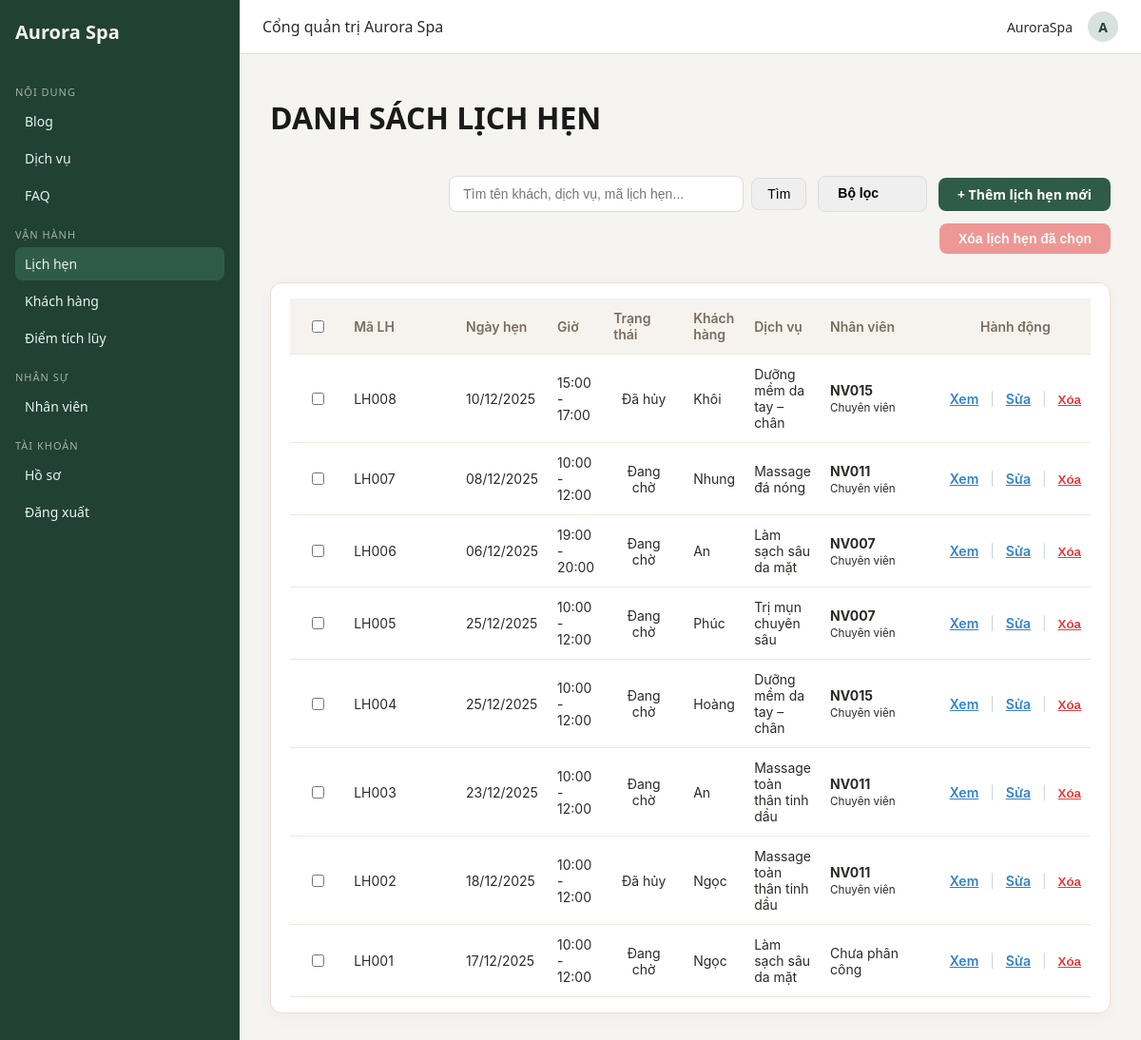
The page /staff/appointments/ (signed in) on the database its author committed.
### aurora/models.py (models this page shows, shortened)
class LichHen(models.Model):
    TRANG_THAI_CHOICES = [
        ('Đang chờ', 'Đang chờ'),
        ('Đang thực hiện', 'Đang thực hiện'),
        ('Hoàn thành', 'Hoàn thành'),
        ('Đã hủy', 'Đã hủy'),
    ]
    MaLichHen = models.CharField(
        max_length=5,
        primary_key=True,
        validators=[MinLengthValidator(5)],
        help_text="Mã định danh duy nhất cho từng lịch hẹn (LH001, LH002,...)"
    )
    HoTen = models.CharField("Họ và tên", max_length=100,null=True, blank=True)
    Email = models.EmailField("Email",null=True, blank=True)
    DienThoai = models.CharField("SĐT di động", max_length=15,null=True, blank=True)
    DanhMucDichVu = models.ForeignKey('DanhMucDichVu', on_delete=models.PROTECT, null=True, blank=True)
    DichVu = models.ForeignKey('DichVu', on_delete=models.PROTECT, related_name='lichhen_dichvu', null=True,
    blank=True)
    NgayHen = models.DateField("Ngày đặt")
    KhungGio = models.ForeignKey('KhungGio', on_delete=models.PROTECT, related_name='lichhen_khunggio', null=True, blank=True)
    NhanVienThucHien = models.ForeignKey(
        'NhanVien',
        on_delete=models.SET_NULL,
        null=True,
        blank=True,
        related_name='lichhen_thuchien',
        verbose_name="Nhân viên thực hiện"
    )
    MaGiamGia = models.CharField("Mã giảm giá", max_length=20, blank=True, null=True)
    TrangThai = models.CharField("Trạng thái", max_length=25, choices=TRANG_THAI_CHOICES, default='Đang chờ')
    LyDo = models.CharField("Lý Do", max_length=255, blank=True, null=True)
    user = models.ForeignKey(
        User,
        on_delete=models.CASCADE,  # nếu xóa user thì xóa luôn lịch hẹn của họ
        related_name='KhachHang_LichHen',
        null=True,
        blank=True
    )
    class Meta:
        db_table = 'LichHen'
        verbose_name = 'Lịch Hẹn'
        verbose_name_plural = 'Lịch Hẹn'

class KhungGio(models.Model):
    MaKhungGio = models.CharField(
        max_length=5,
        primary_key=True,
        validators=[MinLengthValidator(5)],
        help_text="Mã định danh duy nhất cho khung giờ (VD: KG001, KG002, ...)"
    )
    GioBatDau = models.TimeField(
        null=False,
        help_text="Giờ bắt đầu khung giờ (HH:MM:SS)"
    )
    GioKetThuc = models.TimeField(
        null=False,
        help_text="Giờ kết thúc khung giờ (HH:MM:SS)"
    )
    class Meta:
        db_table = 'KhungGio'
        ordering = ['GioBatDau']
    def __str__(self):
        return f"{self.GioBatDau.strftime('%H:%M')} - {self.GioKetThuc.strftime('%H:%M')}"

class DichVu(models.Model):
    MaDichVu = models.CharField(
        max_length=5,
        primary_key=True,
        validators=[MinLengthValidator(5)],
        help_text="Mã định danh duy nhất cho từng dịch vụ (VD: DV001, DV002, ...)"
    )
    MaDanhMuc = models.ForeignKey(
        DanhMucDichVu,
        on_delete=models.CASCADE,
        db_column='MaDanhMuc',
        help_text="Khóa ngoại liên kết đến bảng DanhMucDichVu (MaDanhMuc)"
    )
    TenDichVu = models.CharField(
        max_length=200,
        null=False,
        help_text="Tên dịch vụ Spa (VD: 'Massage đá nóng', 'Trị mụn chuyên sâu')"
    )
    GiaTien = models.DecimalField(
        max_digits=12,
        decimal_places=0,
        help_text="Giá tiền dịch vụ (VNĐ)",
        default=0
    )
    MoTa = RichTextField()
    TrangThaiHienThi = models.BooleanField(
        default=True,
        help_text="Trạng thái hiển thị dịch vụ (1 = đang kinh doanh, 0 = tạm ẩn)"
    )
    HinhAnh = models.ImageField(upload_to='dichvu/', blank=True, null=True)
    class Meta:
        db_table = 'DichVu'
        verbose_name = 'Dịch Vụ'
        verbose_name_plural = 'Dịch Vụ'

class NhanVien(models.Model):
    ROLE_CHOICES = [
        ('MANAGER', 'Quản lý'),
        ('CONTENT', 'Nhân viên nội dung'),
        ('RECEPTION', 'Nhân viên lễ tân'),
        ('STAFF', 'Chuyên viên'),
    ]
    NHOM_CHUYEN_VIEN_CHOICES = [
        ('DA_MAT', 'Chăm sóc da mặt'),
        ('MASSAGE', 'Massage thư giãn'),
        ('NAIL', 'Chăm sóc tay và chân'),
        ('TOAN_THAN', 'Liệu trình làm đẹp toàn thân'),
    ]
    NhomChuyenVien = models.CharField(
        max_length=20,
        choices=NHOM_CHUYEN_VIEN_CHOICES,
        blank=True,
        null=True,
        help_text="Nhóm chuyên môn của chuyên viên"
    )
    VaiTro = models.CharField(max_length=20, choices=ROLE_CHOICES, default='RECEPTION')
    user = models.OneToOneField(User, on_delete=models.CASCADE, null=True, blank=True)
    MaNhanVien = models.CharField(max_length=5, primary_key=True, blank=True)
    NgayVaoLam = models.DateField(auto_now_add=True)
    is_online = models.BooleanField(default=False)
    class Meta:
        db_table = 'NhanVien'
        verbose_name = 'Nhân Viên'
        verbose_name_plural = 'Nhân Viên'

### staffpanel/views.py (the view, shortened to what this page needs)
# urls.py: path('appointments/', views.staff_appointment_list, name='staff_appointment_list'),
@reception_required
def staff_appointment_list(request):
    ngay = request.GET.get('ngay')
    trang_thai = request.GET.get('trang_thai', '')
    dich_vu = request.GET.get('dich_vu', '')
    q = request.GET.get('q', '').strip()
    lich_hen = LichHen.objects.select_related(
        'DichVu', 'DanhMucDichVu', 'NhanVienThucHien__user'  # ← thêm để lấy tên nhân viên nhanh
    ).order_by('-MaLichHen')
    if ngay:
        lich_hen = lich_hen.filter(NgayHen=ngay)
    if trang_thai:
        lich_hen = lich_hen.filter(TrangThai=trang_thai)
    if dich_vu:
        lich_hen = lich_hen.filter(DichVu_id=dich_vu)
    context = {
        'lich_hen': lich_hen,
        'form': LichHenForm(),
        'dich_vu_list': DichVu.objects.all(),
        'q': q,
    }
    return render(request, 'staffpanel/appointment_list.html', context)

### staffpanel/templates/staffpanel/appointment_list.html (shortened to what this page needs)
{% extends "staffpanel/base.html" %}
{% block nav_appointment %}active{% endblock %}
{% block content %}
<div class="page-header">
    <h1 class="page-title">DANH SÁCH LỊCH HẸN</h1>
</div>
<div style="margin-bottom:30px; display:flex; justify-content:flex-end; align-items:center; flex-wrap:wrap; gap:12px;">
    <div style="display:flex; align-items:center; gap:12px;">
        <form method="get" style="display:flex; gap:8px; align-items:center;">
            <input type="text" name="q" value="{{ request.GET.q|default:'' }}"
                   placeholder="Tìm tên khách, dịch vụ, mã lịch hẹn..."
                   class="form-control"
                   style="min-width:280px; padding:10px 14px; border-radius:8px; border:1px solid #ddd; font-size:14px;">
            <button type="submit" class="btn btn-outline-secondary"
                    style="padding:8px 16px; border-radius:8px; border:1px solid #ddd;">
                Tìm
            </button>
        </form>
        <button type="button" id="filter-btn" class="btn btn-outline-secondary"
                style="padding:8px 20px; border-radius:8px; font-weight:600; white-space:nowrap; border:1px solid #ddd;">
            Bộ lọc
        </button>
    </div>
    <a href="{% url 'staff_appointment_create' %}" class="btn btn-primary"
       style="padding:8px 20px; border-radius:8px; font-weight:600; white-space:nowrap;text-decoration: none;">
        + Thêm lịch hẹn mới
    </a>
    {% if request.user.is_superuser or request.user.nhanvien.VaiTro == "MANAGER" %}
    <form method="post" action="{% url 'staff_appointment_bulk_delete' %}" id="bulk-delete-form" style="margin:0;">
        <button type="submit" class="btn btn-danger"
                style="background:#e53e3e;color:white;border:none;padding:8px 20px;border-radius:8px;font-weight:600;
                       opacity:0.5;cursor:not-allowed; white-space:nowrap;"
                id="bulk-delete-btn" disabled>
        </button>
    </form>
    {% endif %}
</div>
<div class="card">
    <div class="table-responsive">
        <table class="table table-hover" style="margin-bottom:0;">
            <thead style="background:#f8f9fa;">
                <tr>
                    {% if request.user.is_superuser or request.user.nhanvien.VaiTro == "MANAGER" %}
                    <th style="width:50px;"><input type="checkbox" id="select-all" class="form-check-input"></th>
                    {% else %}<th style="width:50px;"></th>{% endif %}
                    <th style="width:120px;">Mã LH</th>
                    <th>Ngày hẹn</th>
                    <th>Giờ</th>
                    <th>Trạng thái</th>
                    <th>Khách hàng</th>
                    <th>Dịch vụ</th>
                    <th style="width:130px;">Nhân viên</th>
                    <th style="width:160px; text-align:center;">Hành động</th>
                </tr>
            </thead>
            <tbody>
                {% for lh in lich_hen %}
                <tr data-id="{{ lh.MaLichHen }}">
                    {% if request.user.is_superuser or request.user.nhanvien.VaiTro == "MANAGER" %}
                    <td><input type="checkbox" name="ids" value="{{ lh.MaLichHen }}" class="form-check-input appointment-checkbox" form="bulk-delete-form"></td>
                    {% else %}<td></td>{% endif %}
                    <td>{{ lh.MaLichHen }}</td>
                    <td>{{ lh.NgayHen|date:"d/m/Y" }}</td>
                    <td>{{ lh.KhungGio }}</td>
                    <td>
                        {% if lh.TrangThai == "Đang chờ" %}<span class="badge bg-warning text-dark">Đang chờ</span>
                        {% elif lh.TrangThai == "Đang thực hiện" %}<span class="badge bg-primary">Đang thực hiện</span>
                        {% elif lh.TrangThai == "Hoàn thành" %}<span class="badge bg-success">Hoàn thành</span>
                        {% elif lh.TrangThai == "Đã hủy" %}<span class="badge bg-danger">Đã hủy</span>
                        {% else %}<span class="badge bg-light text-dark">{{ lh.TrangThai }}</span>{% endif %}
                    </td>
                    <td>{{ lh.HoTen|default:"-" }}</td>
                    <td>{{ lh.DichVu.TenDichVu|default:"-" }}</td>
                    <td>
                        {% if lh.NhanVienThucHien %}
                            <strong>{{ lh.NhanVienThucHien.MaNhanVien }}</strong><br>
                            <small class="text-muted">{{ lh.NhanVienThucHien.user.get_full_name|default:"Chuyên viên" }}</small>
                        {% else %}
                            <span class="text-danger">Chưa phân công</span>
                        {% endif %}
                    </td>
                    <td style="text-align:center; white-space:nowrap;">
                        <a href="{% url 'staff_appointment_detail' lh.MaLichHen %}" style="color:#3182ce;font-weight:600;text-decoration:underline;">Xem</a>
                        <span style="color:#cbd5e0;margin:0 8px;">|</span>
                        <a href="{% url 'staff_appointment_edit' lh.MaLichHen %}" style="color:#3182ce;font-weight:600;text-decoration:underline;">Sửa</a>
                        {% if request.user.is_superuser or request.user.nhanvien.VaiTro == "MANAGER" %}
                        <span style="color:#cbd5e0;margin:0 8px;">|</span>
                        <form method="post" action="{% url 'staff_appointment_delete' lh.MaLichHen %}" style="display:inline;" onsubmit="return confirm('XÓA lịch hẹn #{{ lh.MaLichHen }}?\nHành động này không thể hoàn tác!');">
                            <button type="submit" style="background:none;border:none;color:#e53e3e;font-weight:600;text-decoration:underline;padding:0;cursor:pointer;">Xóa</button>
                        </form>
                        {% endif %}
                    </td>
                </tr>
                {% endfor %}
            </tbody>
        </table>
    </div>
</div>
{% endblock %}

### staffpanel/templates/staffpanel/base.html (shortened to what this page needs)
{% load static %}
<!DOCTYPE html>
<html lang="vi">
<head>
</head>
<body>
<div class="layout">
    <aside class="sidebar">
        <div class="brand">Aurora Spa</div>
        {% with role=request.user.nhanvien.VaiTro %}
        {% if role == "MANAGER" or role == "CONTENT" %}
            <div class="nav-section-title">Nội dung</div>
            <a href="{% url 'staff_blog_list' %}" class="nav-link {% block nav_blog %}{% endblock %}">Blog</a>
            <a href="{% url 'staff_service_list' %}" class="nav-link {% block nav_service %}{% endblock %}">Dịch vụ</a>
            <a href="{% url 'staff_faq_category_list' %}" class="nav-link {% block nav_faq %}{% endblock %}">FAQ</a>
        {% endif %}
        {% if role == "MANAGER" or role == "RECEPTION" %}
            <div class="nav-section-title">Vận hành</div>
            <a href="{% url 'staff_appointment_list' %}" class="nav-link {% block nav_appointment %}{% endblock %}">Lịch hẹn</a>
            <a href="{% url 'staff_customer_list' %}" class="nav-link {% block nav_customer %}{% endblock %}">Khách hàng</a>
            <a href="{% url 'staff_loyalty_list' %}" class="nav-link {% block nav_loyalty %}{% endblock %}">Điểm tích lũy</a>
        {% endif %}
        {% if role == "MANAGER" %}
            <div class="nav-section-title">Nhân sự</div>
            <a href="{% url 'staff_employee_list' %}" class="nav-link {% block nav_employee %}{% endblock %}">Nhân viên</a>
        {% endif %}
        <div class="nav-section-title">Tài khoản</div>
        <a href="{% url 'staff_profile' %}" class="nav-link">Hồ sơ</a>
        <a href="{% url 'staff_logout' %}" class="nav-link">Đăng xuất</a>
        {% endwith %}
    </aside>
    <div class="main">
        <header class="topbar">
            <div>Cổng quản trị Aurora Spa</div>
            <div class="topbar-right">
                <span>{{ request.user.username }}</span>
                <div class="avatar">{{ request.user.username|first|upper }}</div>
            </div>
        </header>
        <main class="content">
            {% block content %}{% endblock %}
        </main>
    </div>
</div>
</body>
</html>

### rows shown on the page
LichHen: MaLichHen "LH008", NgayHen "10/12/2025", KhungGio "15:00 - 17:00", TrangThai "Đã hủy", HoTen "Khôi", DichVu.TenDichVu "Dưỡng mềm da tay – chân", NhanVienThucHien.MaNhanVien "NV015", NhanVienThucHien.user.get_full_name "Chuyên viên"
LichHen: MaLichHen "LH007", NgayHen "08/12/2025", KhungGio "10:00 - 12:00", TrangThai "Đang chờ", HoTen "Nhung", DichVu.TenDichVu "Massage đá nóng", NhanVienThucHien.MaNhanVien "NV011", NhanVienThucHien.user.get_full_name "Chuyên viên"
LichHen: MaLichHen "LH006", NgayHen "06/12/2025", KhungGio "19:00 - 20:00", TrangThai "Đang chờ", HoTen "An", DichVu.TenDichVu "Làm sạch sâu da mặt", NhanVienThucHien.MaNhanVien "NV007", NhanVienThucHien.user.get_full_name "Chuyên viên"
LichHen: MaLichHen "LH005", NgayHen "25/12/2025", KhungGio "10:00 - 12:00", TrangThai "Đang chờ", HoTen "Phúc", DichVu.TenDichVu "Trị mụn chuyên sâu", NhanVienThucHien.MaNhanVien "NV007", NhanVienThucHien.user.get_full_name "Chuyên viên"
LichHen: MaLichHen "LH004", NgayHen "25/12/2025", KhungGio "10:00 - 12:00", TrangThai "Đang chờ", HoTen "Hoàng", DichVu.TenDichVu "Dưỡng mềm da tay – chân", NhanVienThucHien.MaNhanVien "NV015", NhanVienThucHien.user.get_full_name "Chuyên viên"
LichHen: MaLichHen "LH003", NgayHen "23/12/2025", KhungGio "10:00 - 12:00", TrangThai "Đang chờ", HoTen "An", DichVu.TenDichVu "Massage toàn thân tinh dầu", NhanVienThucHien.MaNhanVien "NV011", NhanVienThucHien.user.get_full_name "Chuyên viên"
LichHen: MaLichHen "LH002", NgayHen "18/12/2025", KhungGio "10:00 - 12:00", TrangThai "Đã hủy", HoTen "Ngọc", DichVu.TenDichVu "Massage toàn thân tinh dầu", NhanVienThucHien.MaNhanVien "NV011", NhanVienThucHien.user.get_full_name "Chuyên viên"
LichHen: MaLichHen "LH001", NgayHen "17/12/2025", KhungGio "10:00 - 12:00", TrangThai "Đang chờ", HoTen "Ngọc", DichVu.TenDichVu "Làm sạch sâu da mặt", shows "Chưa phân công"

### other values the page prints
{{ request.user.username }} "AuroraSpa"
{{ request.user.username|first|upper }} "A"
